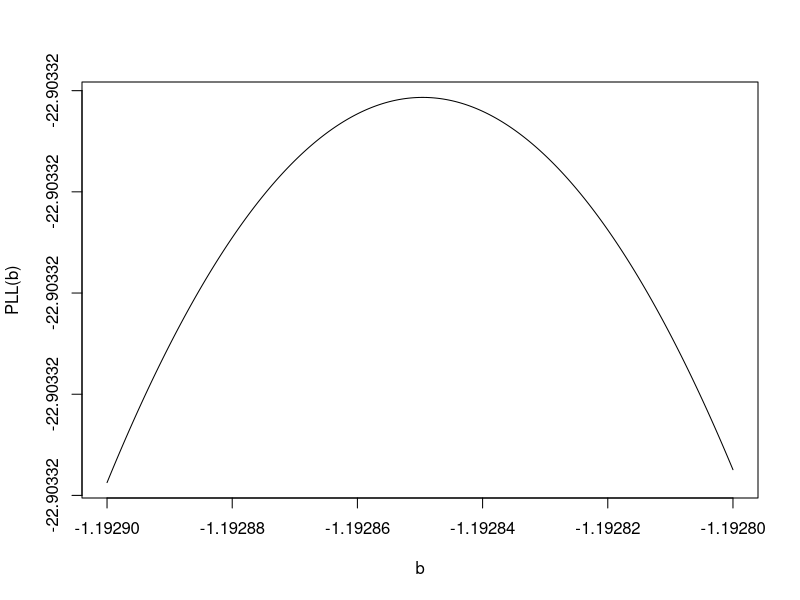

The R source for this figure: (Note: this script raises an error after producing the figure.)
# Question 3

# this is to compute Likelihood L(B) using R completely, only giving in data points. 

# idea, get log likelihood l(B) theoretically in the general form, 
# then loop the data into the "formula"

# code: (ref tuto 2 Q3)

# prep
Times = c(1,1,4,4,5,5,7,8,10,10,12,16,16,16,1,2,3,3,5,5,5,rep(16,8))

Censor = c(1,0,1,0,1,0,1,1,1,0,0,0,0,0,0,1,1,0,0,0,0, rep(0,8))

Treat = factor(c(rep(1,14),rep(2,15)))

# see dataset
cbind(Times, Censor, Treat)

# the function

PLL = function(b){
  
  # sort stuff that are uncensored
  sorted_Times_uncens = sort(Times[Censor == 1])
  
  # the loop
  pll = 0
  
  for(j in 1:length(sorted_Times_uncens)){
    
    t_j = sorted_Times_uncens[j]
    # check if at time t_j is it uncensored and control side data
    z_j = (Treat[Times == t_j & Censor == 1] == 2)
    # number of survivors in each group
    numrisk_A = sum(Times[Treat == 1] >= t_j)
    numrisk_B = sum(Times[Treat == 2] >= t_j)
    
    # the formula
    pll = pll + b * z_j - log(numrisk_A + numrisk_B * exp(b))
    
  }
  
  return(pll)
  
}

# Demonstration
PLL(-1)

# plots
plot_pll = function(Left, Right, Len){
  
  b = seq(Left, Right, length = Len)
  plot(b, PLL(b), type = "l")
  
}

plot_pll(-1.1929,-1.1928,1000)

# Cox

Cox.fit = coxph(Surv(Times, Censor) ~ Treat)
summary(Cox.fit)

# END
